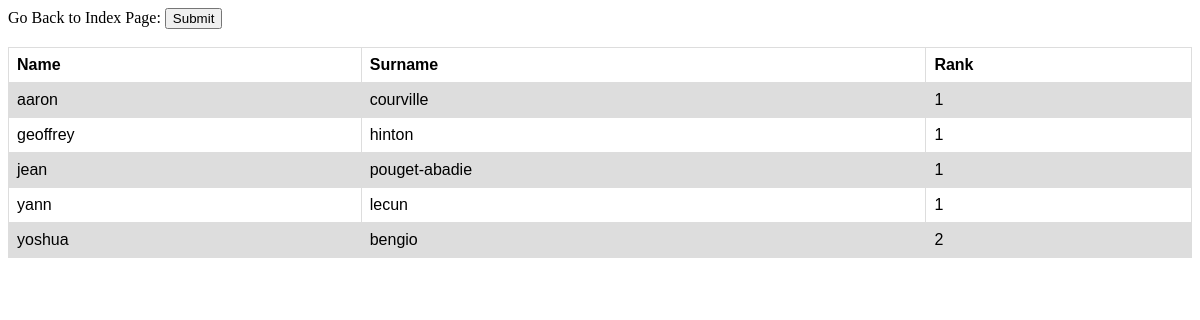
Page /rank_all_authors on the committed database.
### tables this page shows
CREATE TABLE authors (
            author_id INTEGER PRIMARY KEY AUTOINCREMENT, 
            author_name TEXT NOT NULL,
            author_surname TEXT NOT NULL,
            UNIQUE(author_name, author_surname) );

### app.py (the view)
@app.route('/rank_all_authors', methods=['GET'])
def rank_all_authors():
    if request.method == 'GET':
        connection = sqlite3.connect('sota.db')
        cursor = connection.cursor()
        authors_with_rank = cursor.execute("""SELECT author_name, author_surname, COUNT(*) FROM authors INNER JOIN paper_authors ON authors.author_id = paper_authors.author_id GROUP BY author_name, author_surname""").fetchall()
        for author_with_rank in authors_with_rank:
            print(author_with_rank)
        connection.close()
        return render_template("rank_all_authors.html", authors_with_rank=authors_with_rank)
    else:
        return abort(404)

### templates/rank_all_authors.html (shortened to what this page needs)
<!DOCTYPE html>
<html lang="en">
<head>
</head>
<body>
<form action="{{ url_for('index') }}" method="get">
    Go Back to Index Page:
    <input type="submit" value="Submit">
</form>
<br>
<table>
  <tr>
    <th>Name</th>
    <th>Surname</th>
    <th>Rank</th>
  </tr>
    {% for author_with_rank in authors_with_rank %}
        <tr>
            <td> {{ author_with_rank[0] }} </td>
            <td> {{ author_with_rank[1] }} </td>
            <td> {{ author_with_rank[2] }} </td>
        </tr>
    {% endfor %}
</table>
</body>
</html>

### templates/rank_all_authors.html (style rules this page uses)
table { font-family: arial, sans-serif; border-collapse: collapse; width: 100%; }
td, th { border: 1px solid #dddddd; text-align: left; padding: 8px; }
tr:nth-child(even) { background-color: #dddddd; }

### rows in the picture
authors: author_name "aaron", author_surname "courville", author_with_rank "1"
authors: author_name "geoffrey", author_surname "hinton", author_with_rank "1"
authors: author_name "jean", author_surname "pouget-abadie", author_with_rank "1"
authors: author_name "yann", author_surname "lecun", author_with_rank "1"
authors: author_name "yoshua", author_surname "bengio", author_with_rank "2"
